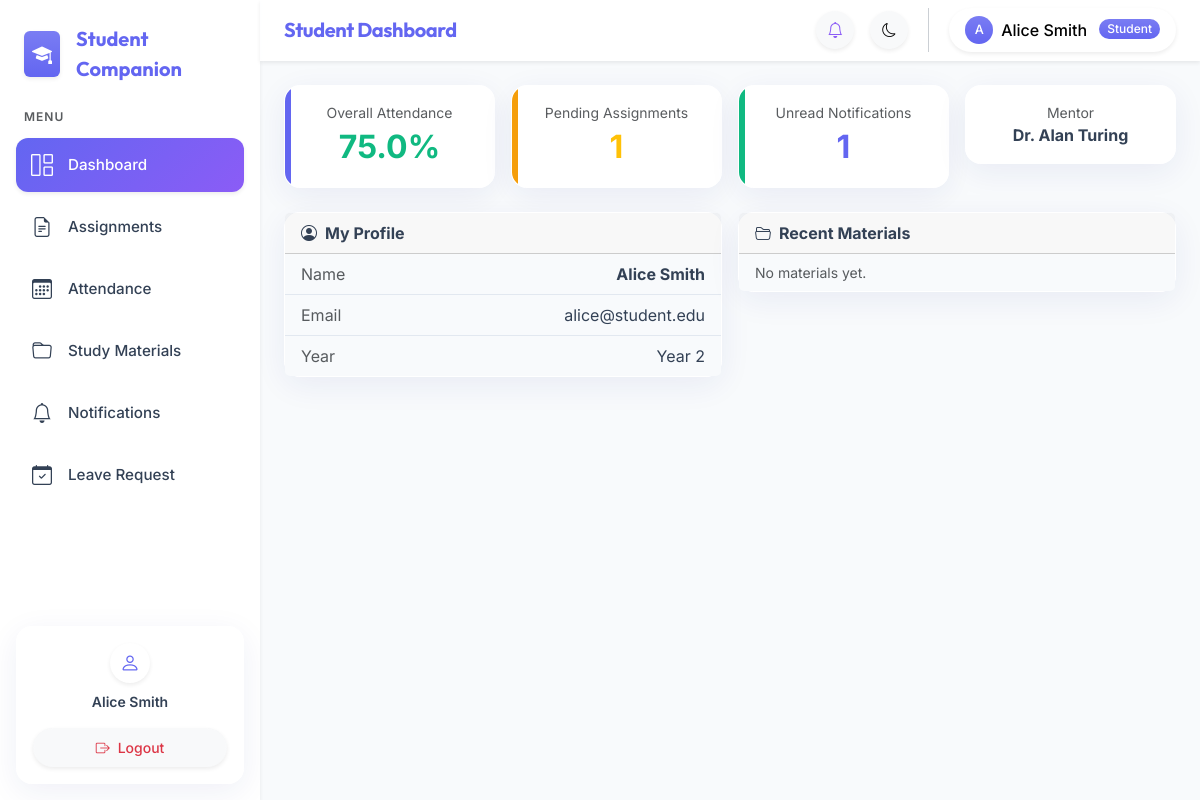
The app's page /learner/dashboard.php (signed in) with its own data.
### tables this page shows
CREATE TABLE IF NOT EXISTS users (
    id INT UNSIGNED AUTO_INCREMENT PRIMARY KEY,
    name VARCHAR(150) NOT NULL,
    email VARCHAR(191) NOT NULL UNIQUE,
    password_hash VARCHAR(255) NOT NULL,
    role ENUM('admin','mentor','learner') NOT NULL,
    department_id INT UNSIGNED NULL,
    year TINYINT UNSIGNED NULL,
    status ENUM('active','inactive') NOT NULL DEFAULT 'active',
    force_password_reset TINYINT(1) NOT NULL DEFAULT 0,
    created_at TIMESTAMP NOT NULL DEFAULT CURRENT_TIMESTAMP,
    FOREIGN KEY (department_id) REFERENCES departments(id) ON DELETE SET NULL
);

### config/database.php (called while the page is built, shortened)
<?php
function get_db(): PDO {
    static $pdo = null;
    if ($pdo === null) {
        $dsn = 'mysql:host=' . DB_HOST . ';dbname=' . DB_NAME . ';charset=utf8mb4';
        $pdo = new PDO($dsn, DB_USER, DB_PASS, [
            PDO::ATTR_ERRMODE            => PDO::ERRMODE_EXCEPTION,
            PDO::ATTR_DEFAULT_FETCH_MODE => PDO::FETCH_ASSOC,
            PDO::ATTR_EMULATE_PREPARES   => false,
        ]);
    }
    return $pdo;
}

### includes/auth_check.php (called while the page is built, shortened)
<?php
require_once dirname(__DIR__) . '/config/database.php';
require_once dirname(__DIR__) . '/includes/helpers.php';
try {
    $stmt = get_db()->prepare('SELECT id, name, email, role, department_id, year, status FROM users WHERE id = ? AND status = "active" LIMIT 1');
    $stmt->execute([$_SESSION['user_id']]);
    $current_user = $stmt->fetch();
} catch (Throwable) {}

### includes/helpers.php (called while the page is built, shortened)
<?php
function e(string $str): string {
    return htmlspecialchars($str, ENT_QUOTES, 'UTF-8');
}

### learner/dashboard.php (the view, shortened to what this page needs)
<?php
$page_title    = 'Student Dashboard';
require_once dirname(__DIR__) . '/config/database.php';
require_once dirname(__DIR__) . '/includes/auth_check.php';
$db  = get_db();
$uid = $current_user['id'];
$att_stmt = $db->prepare("SELECT ROUND(AVG(CASE WHEN status='present' THEN 100 ELSE 0 END),1) AS pct FROM attendance WHERE student_id=?");
$att_stmt->execute([$uid]); $overall_att = $att_stmt->fetchColumn() ?? 0;
$pending_asn = $db->prepare(
    "SELECT COUNT(*) FROM assignments a
     JOIN mentor_subjects ms ON a.subject_id=ms.subject_id
     JOIN mentor_students mst ON mst.mentor_id=ms.mentor_id
     WHERE mst.student_id=? AND a.id NOT IN (SELECT assignment_id FROM assignment_submissions WHERE student_id=?)
     AND a.deadline >= NOW()"
);
$pending_asn->execute([$uid,$uid]); $pending_asn=(int)$pending_asn->fetchColumn();
$mentor_stmt=$db->prepare("SELECT u.name FROM mentor_students ms JOIN users u ON ms.mentor_id=u.id WHERE ms.student_id=? LIMIT 1");
$mentor_stmt->execute([$uid]); $mentor_name=$mentor_stmt->fetchColumn() ?: 'Not assigned';
$recent_mat=$db->prepare(
    "SELECT sm.title,sm.type,sm.uploaded_at,s.name AS subject FROM study_materials sm
     JOIN subjects s ON sm.subject_id=s.id
     JOIN mentor_subjects ms ON sm.subject_id=ms.subject_id
     JOIN mentor_students mst ON mst.mentor_id=ms.mentor_id
     WHERE mst.student_id=? ORDER BY sm.uploaded_at DESC LIMIT 5"
);
$recent_mat->execute([$uid]); $recent_mat=$recent_mat->fetchAll();
$notif_stmt=$db->prepare(
    "SELECT COUNT(*) FROM notifications n
     LEFT JOIN mentor_students mst ON mst.student_id=?
     WHERE (n.target_type='all'
        OR (n.target_type='mentor_students' AND mst.mentor_id IS NOT NULL AND n.target_id=mst.mentor_id)
        OR (n.target_type='department' AND n.target_id=?)
        OR (n.target_type='user' AND n.target_id=?))
     AND n.id NOT IN (SELECT notification_id FROM notification_reads WHERE user_id=?)"
);
$notif_stmt->execute([$uid, (int)$current_user['department_id'], $uid, $uid]);
$unread_notifs=(int)$notif_stmt->fetchColumn();
$att_class = $overall_att >= 75 ? 'attendance-good' : ($overall_att >= 50 ? 'attendance-warn' : 'attendance-danger');
require_once dirname(__DIR__).'/includes/header.php';
require_once dirname(__DIR__).'/includes/sidebar.php';
require_once dirname(__DIR__).'/includes/navbar.php';
?>
<div class="main-content p-4 animate__animated animate__fadeIn">
    <div class="row g-3 mb-4">
        <div class="col-6 col-lg-3">
            <div class="card stat-card primary"><div class="card-body text-center">
                <div class="text-muted small">Overall Attendance</div>
                <div class="fs-2 fw-bold <?= $att_class ?>"><?= $overall_att ?>%</div>
            </div></div>
        </div>
        <div class="col-6 col-lg-3">
            <div class="card stat-card warning"><div class="card-body text-center">
                <div class="text-muted small">Pending Assignments</div>
                <div class="fs-2 fw-bold text-warning"><?= $pending_asn ?></div>
            </div></div>
        </div>
        <div class="col-6 col-lg-3">
            <div class="card stat-card success"><div class="card-body text-center">
                <div class="text-muted small">Unread Notifications</div>
                <div class="fs-2 fw-bold text-primary"><?= $unread_notifs ?></div>
            </div></div>
        </div>
        <div class="col-6 col-lg-3">
            <div class="card stat-card"><div class="card-body text-center">
                <div class="text-muted small">Mentor</div>
                <div class="fw-bold"><?= e($mentor_name) ?></div>
            </div></div>
        </div>
    </div>
    <div class="row g-3">
        <div class="col-md-6">
            <div class="card">
                <div class="card-header fw-bold"><i class="bi bi-person-circle me-2"></i>My Profile</div>
                <ul class="list-group list-group-flush">
                    <li class="list-group-item d-flex justify-content-between"><span class="text-muted">Name</span><strong><?= e($current_user['name']) ?></strong></li>
                    <li class="list-group-item d-flex justify-content-between"><span class="text-muted">Email</span><?= e($current_user['email']) ?></li>
                    <li class="list-group-item d-flex justify-content-between"><span class="text-muted">Year</span>Year <?= $current_user['year'] ?></li>
                </ul>
            </div>
        </div>
        <div class="col-md-6">
            <div class="card">
                <div class="card-header fw-bold"><i class="bi bi-folder2-open me-2"></i>Recent Materials</div>
                <ul class="list-group list-group-flush">
                <?php if ($recent_mat): foreach ($recent_mat as $m): ?>
                    <li class="list-group-item d-flex justify-content-between align-items-center">
                        <div><div class="fw-semibold small"><?= e($m['title']) ?></div><div class="text-muted" style="font-size:.8rem"><?= e($m['subject']) ?></div></div>
                        <span class="badge badge-<?= $m['type'] ?>"><?= strtoupper($m['type']) ?></span>
                    </li>
                <?php endforeach; else: ?>
                    <li class="list-group-item text-muted small">No materials yet.</li>
                <?php endif; ?>
                </ul>
            </div>
        </div>
    </div>
</div>
<?php require_once dirname(__DIR__).'/includes/footer.php'; ?>

### includes/sidebar.php (shortened to what this page needs)
<?php
$role = $_SESSION['role'] ?? '';
$current_page = basename($_SERVER['PHP_SELF']);
function nav_link(string $href, string $icon, string $label, string $current_page): string {
    $active = (basename($href) === $current_page) ? ' active shadow-sm' : '';
    return '<li class="nav-item"><a class="nav-link' . $active . ' d-flex align-items-center" href="' . $href . '"><i class="bi bi-' . $icon . ' me-3 fs-5"></i><span>' . $label . '</span></a></li>';
}
$base = BASE_URL;
?>
<nav class="sidebar d-none d-md-flex flex-column flex-shrink-0 p-3 border-end-0 shadow-sm z-3 animate__animated animate__fadeInLeft">
    <a href="<?= $base ?>index.php" class="d-flex align-items-center mb-4 text-decoration-none px-2 mt-2">
        <div class="bg-primary bg-gradient text-white rounded p-2 me-3 shadow-sm d-flex align-items-center justify-content-center">
            <i class="bi bi-mortarboard-fill fs-5"></i>
        </div>
        <span class="fw-bold fs-5 text-primary tracking-tight" style="font-family: var(--bs-heading-font-family);"><?= APP_NAME ?></span>
    </a>
    <ul class="nav nav-pills flex-column mb-auto gap-1">
        <li class="nav-item mb-2 px-2 small text-muted text-uppercase fw-semibold" style="letter-spacing: 1px; font-size: 0.75rem;">Menu</li>
        <?php if ($role === 'admin'): ?>
            <?= nav_link($base.'admin/dashboard.php', 'grid-1x2', 'Dashboard', $current_page) ?>
            <?= nav_link($base.'admin/departments.php', 'building', 'Departments', $current_page) ?>
            <?= nav_link($base.'admin/students.php', 'people', 'Students', $current_page) ?>
            <?= nav_link($base.'admin/mentors.php', 'person-video3', 'Mentors', $current_page) ?>
            <?= nav_link($base.'admin/notifications.php', 'bell', 'Notifications', $current_page) ?>
            <?= nav_link($base.'admin/leave.php', 'calendar-check', 'Leave Requests', $current_page) ?>
            <?= nav_link($base.'admin/analytics.php', 'bar-chart', 'Analytics', $current_page) ?>
            <?= nav_link($base.'admin/reports.php', 'file-earmark-arrow-down', 'Reports', $current_page) ?>
            <?= nav_link($base.'admin/audit_log.php', 'journal-text', 'Audit Log', $current_page) ?>
        <?php elseif ($role === 'learner'): ?>
            <?= nav_link($base.'learner/dashboard.php', 'grid-1x2', 'Dashboard', $current_page) ?>
            <?= nav_link($base.'learner/assignments.php', 'file-earmark-text', 'Assignments', $current_page) ?>
            <?= nav_link($base.'learner/attendance.php', 'calendar3', 'Attendance', $current_page) ?>
            <?= nav_link($base.'learner/materials.php', 'folder', 'Study Materials', $current_page) ?>
            <?= nav_link($base.'learner/notifications.php', 'bell', 'Notifications', $current_page) ?>
            <?= nav_link($base.'learner/leave.php', 'calendar-check', 'Leave Request', $current_page) ?>
        <?php endif; ?>
    </ul>
    <div class="mt-auto pt-3">
        <div class="card border-0 shadow-sm bg-primary bg-gradient bg-opacity-10 rounded-4 overflow-hidden">
            <div class="card-body p-3 d-flex flex-column align-items-center text-center">
                <div class="bg-white rounded-circle shadow-sm d-flex align-items-center justify-content-center mb-2" style="width: 40px; height: 40px;">
                    <i class="bi bi-person text-primary fs-5"></i>
                </div>
                <div class="small fw-semibold text-truncate w-100"><?= htmlspecialchars($current_user['name'] ?? '', ENT_QUOTES) ?></div>
                <a href="<?= $base ?>logout.php" class="btn btn-sm btn-light w-100 text-danger shadow-sm rounded-pill"><i class="bi bi-box-arrow-right me-2"></i>Logout</a>
            </div>
        </div>
    </div>
</nav>

### includes/navbar.php (shortened to what this page needs)
<?php
$role = $_SESSION['role'] ?? '';
$base = BASE_URL;
$role_label = match($role) { 'admin' => 'HOD', 'mentor' => 'Mentor', default => 'Student' };
$role_badge = match($role) { 'admin' => 'danger', 'mentor' => 'warning', default => 'primary' };
?>
<div class="content-wrapper flex-grow-1 d-flex flex-column">
<nav class="navbar navbar-expand-md sticky-top px-4 py-2 border-bottom-0 shadow-sm animate__animated animate__fadeInDown">
    <div class="d-flex align-items-center">
        <span class="navbar-brand fw-bold d-none d-md-inline mb-0 h5 text-primary tracking-tight"><?= htmlspecialchars($page_title ?? APP_NAME, ENT_QUOTES) ?></span>
    </div>
    <div class="ms-auto d-flex align-items-center gap-3">
        <a href="<?php
            echo match($role) {
                'admin'  => $base.'admin/notifications.php',
                'mentor' => $base.'mentor/dashboard.php',
                default  => $base.'learner/notifications.php',
            };
        ?>" class="btn btn-sm btn-light rounded-circle position-relative shadow-sm p-2" id="notif-btn" style="width: 38px; height: 38px; display: flex; align-items: center; justify-content: center;">
            <i class="bi bi-bell text-secondary fs-6"></i>
        </a>
        <button class="btn btn-sm btn-light rounded-circle shadow-sm p-2" onclick="toggleTheme()" title="Toggle theme" style="width: 38px; height: 38px; display: flex; align-items: center; justify-content: center;">
            <i class="bi bi-moon-stars text-secondary fs-6" id="theme-icon"></i>
        </button>
        <div class="dropdown">
            <button class="btn btn-light rounded-pill shadow-sm d-flex align-items-center gap-2 px-3 py-2 border-0" data-bs-toggle="dropdown" style="background: var(--sidebar-bg);">
                <div class="bg-primary bg-gradient rounded-circle d-flex align-items-center justify-content-center text-white" style="width: 28px; height: 28px; font-size: 0.8rem;">
                    <?= strtoupper(substr($current_user['name'] ?? 'U', 0, 1)) ?>
                </div>
                <span class="fw-medium d-none d-sm-inline"><?= htmlspecialchars($current_user['name'] ?? '', ENT_QUOTES) ?></span>
                <span class="badge bg-<?= $role_badge ?> bg-gradient rounded-pill px-2 py-1 ms-1"><?= $role_label ?></span>
            </button>
        </div>
    </div>
</nav>

### assets/css/style.css (style rules this page uses)
:root { --bs-primary: #6366f1; --bs-primary-rgb: 99, 102, 241; --bs-secondary: #8b5cf6; --bs-secondary-rgb: 139, 92, 246; --bs-success: #10b981; --bs-warning: #f59e0b; --bs-danger: #ef4444; --bs-info: #0ea5e9; --bs-body-font-family: 'Inter', sans-serif; --bs-heading-font-family: 'Outfit', sans-serif; --bs-body-bg: #f8fafc; --bs-body-color: #334155; --bs-border-color: #e2e8f0; --card-bg: rgba(255, 255, 255, 0.9); --glass-border: rgba(255, 255, 255, 0.4); --glass-shadow: 0 8px 32px 0 rgba(31, 38, 135, 0.07); --sidebar-bg: #ffffff; --sidebar-hover: #f9f1f1; }
body { font-family: var(--bs-body-font-family); background-color: var(--bs-body-bg); color: var(--bs-body-color); transition: background-color 0.3s ease, color 0.3s ease; -webkit-font-smoothing: antialiased; }
h1, h2, h3, h4, h5, h6, .navbar-brand { font-family: var(--bs-heading-font-family); font-weight: 600; letter-spacing: -0.02em; }
.glass-card, .card { background: var(--card-bg) !important; backdrop-filter: blur(12px); -webkit-backdrop-filter: blur(12px); border: 1px solid var(--glass-border) !important; border-radius: 1rem !important; box-shadow: var(--glass-shadow) !important; transition: transform 0.3s cubic-bezier(0.4, 0, 0.2, 1), box-shadow 0.3s ease; }
.btn { border-radius: 0.5rem; font-weight: 500; padding: 0.5rem 1.25rem; transition: all 0.3s ease; }
.sidebar { width: 260px; min-height: 100vh; position: sticky; top: 0; height: 100vh; overflow-y: auto; background: var(--sidebar-bg); border-right: 1px solid var(--bs-border-color); flex-shrink: 0; transition: background-color 0.3s ease, border-color 0.3s ease; }
.sidebar .nav-link { color: var(--bs-body-color); border-radius: 0.75rem; padding: 0.75rem 1rem; font-size: 0.95rem; font-weight: 500; transition: all 0.2s ease; margin-bottom: 0.25rem; }
.sidebar .nav-link i { font-size: 1.1rem; transition: transform 0.2s ease; }
.sidebar .nav-link.active { background: linear-gradient(135deg, var(--bs-primary), var(--bs-secondary)); color: #fff; box-shadow: 0 4px 12px rgba(var(--bs-primary-rgb), 0.3); }
.sidebar .nav-link.active i { transform: scale(1.1); }
.navbar { background: var(--card-bg) !important; backdrop-filter: blur(16px); -webkit-backdrop-filter: blur(16px); border-bottom: 1px solid var(--glass-border) !important; }
.content-wrapper { min-width: 0; }
.main-content { padding: 1.5rem; }
.stat-card { border-left: 0; position: relative; overflow: hidden; }
.stat-card::before { content: ''; position: absolute; left: 0; top: 0; bottom: 0; width: 6px; border-radius: 1rem 0 0 1rem; }
.stat-card.primary::before { background: var(--bs-primary); }
.stat-card.success::before { background: var(--bs-success); }
.stat-card.warning::before { background: var(--bs-warning); }
.attendance-good { color: var(--bs-success); font-weight: 600; }
.badge { padding: 0.5em 0.75em; font-weight: 500; }

### records on screen
users: name "Alice Smith", name "A", email "alice@student.edu", year "2"
users: name "Dr. Alan Turing"

### other values on screen
APP_NAME "Student Companion"
$label "Dashboard Assignments Attendance Study Materials Notifications Leave Request"
$page_title "Student Dashboard"
$role_label "Student"
$overall_att "75.0"
$pending_asn "1"
$unread_notifs "1"
